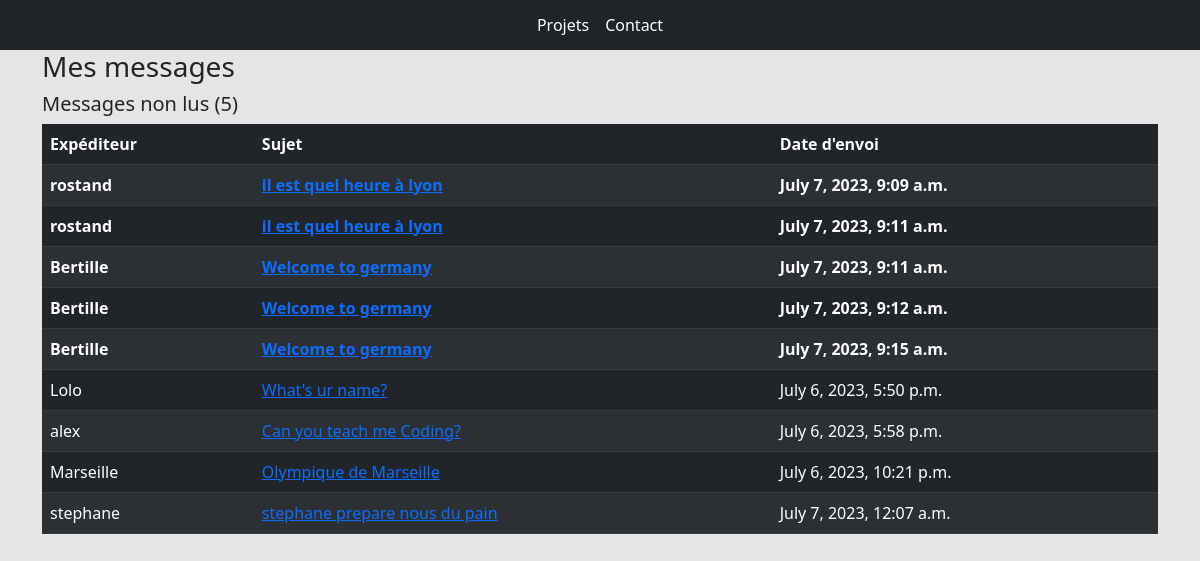
Screenshot of /inbox/ with the database file from the repository.
### base/models.py (models this page shows, shortened)
class Message(models.Model):
    name = models.CharField(max_length=200, null=True)
    email = models.CharField(max_length=200, null=True)
    subject = models.CharField(max_length=200, null=True)
    body = models.TextField()
    is_read = models.BooleanField(default=False)
    created = models.DateTimeField(auto_now_add=True)
    id = models.UUIDField(
        default=uuid.uuid4, unique=True, primary_key=True, editable=False
    )

### base/views.py (the view)
# urls.py: path("inbox/", views.inboxPage, name="inbox"),
def inboxPage(request):
    inbox = Message.objects.all().order_by("is_read")
    unreadCount = Message.objects.filter(is_read=False).count()
    context = {"inbox": inbox, "unreadCount": unreadCount}
    return render(request, "base/inbox.html", context)

### base/templates/base/inbox.html
{% extends 'base/main.html' %}
{% load static %}
{% block content %}
<div class="container">
    <h3>Mes messages</h3>
    <h5>Messages non lus ({{ unreadCount }})</h5>
    <table class="table table-dark table-striped">
        <thead>
            <tr>
                <th>Expéditeur</th>
                <th>Sujet</th>
                <th>Date d'envoi</th>
            </tr>
        </thead>
        <tbody>
            {% for message in inbox %}
            {% if message.is_read %}
            <tr>
                {% else %}
            <tr style="font-weight: 900;">
                {% endif %}
                <td>{{ message.name }}</td>
                <td>
                    <a href="{% url 'message' message.id %}">{{ message.subject }}</a>
                </td>
                <td>{{ message.created }}</td>
            </tr>
            {% endfor %}
        </tbody>
    </table>
</div>
{% endblock content %}

### static/styles/main.css (style rules this page uses)
body { background-color: #e5e5e5; }

### rows the page displays
Message: name "rostand", subject "il est quel heure à lyon", created "July 7, 2023, 9:09 a.m."
Message: name "rostand", subject "il est quel heure à lyon", created "July 7, 2023, 9:11 a.m."
Message: name "Bertille", subject "Welcome to germany", created "July 7, 2023, 9:11 a.m."
Message: name "Bertille", subject "Welcome to germany", created "July 7, 2023, 9:12 a.m."
Message: name "Bertille", subject "Welcome to germany", created "July 7, 2023, 9:15 a.m."
Message: name "Lolo", subject "What's ur name?", created "July 6, 2023, 5:50 p.m."
Message: name "alex", subject "Can you teach me Coding?", created "July 6, 2023, 5:58 p.m."
Message: name "Marseille", subject "Olympique de Marseille", created "July 6, 2023, 10:21 p.m."
Message: name "stephane", subject "stephane prepare nous du pain", created "July 7, 2023, 12:07 a.m."

### other values shown
{{ unreadCount }} "5"
